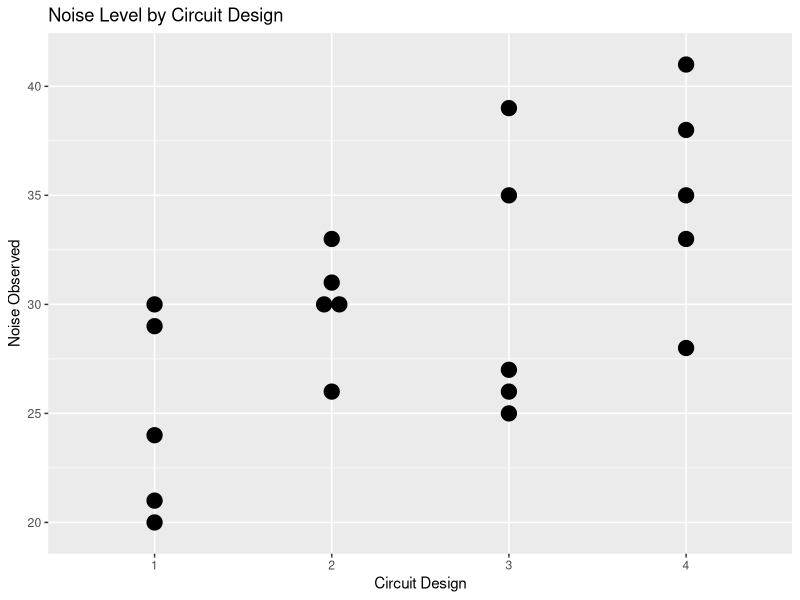
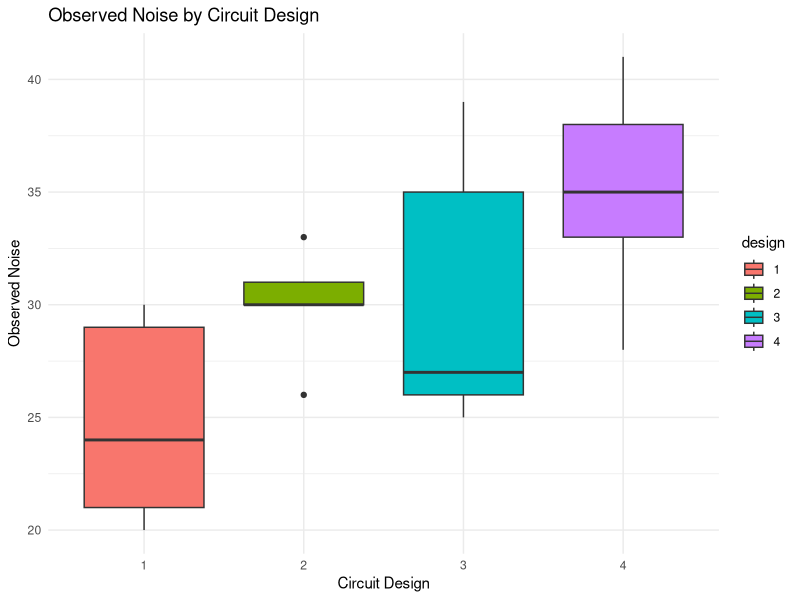
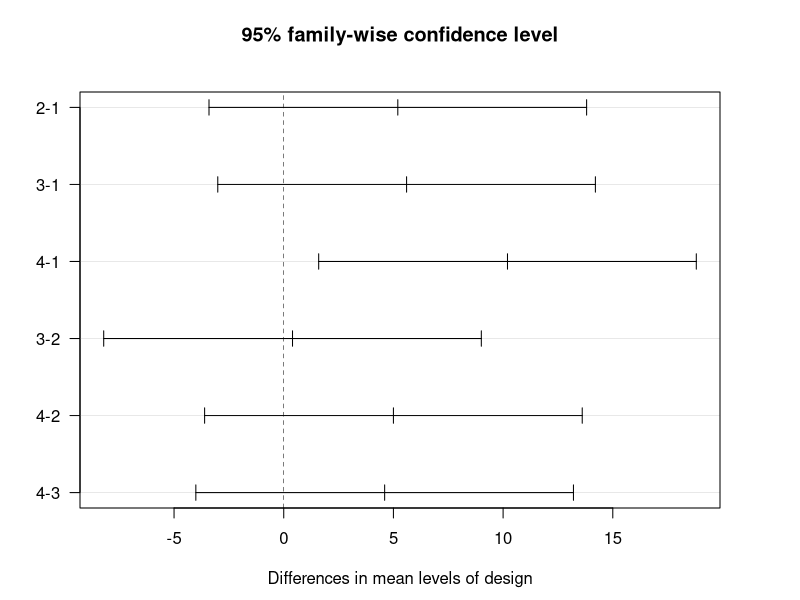
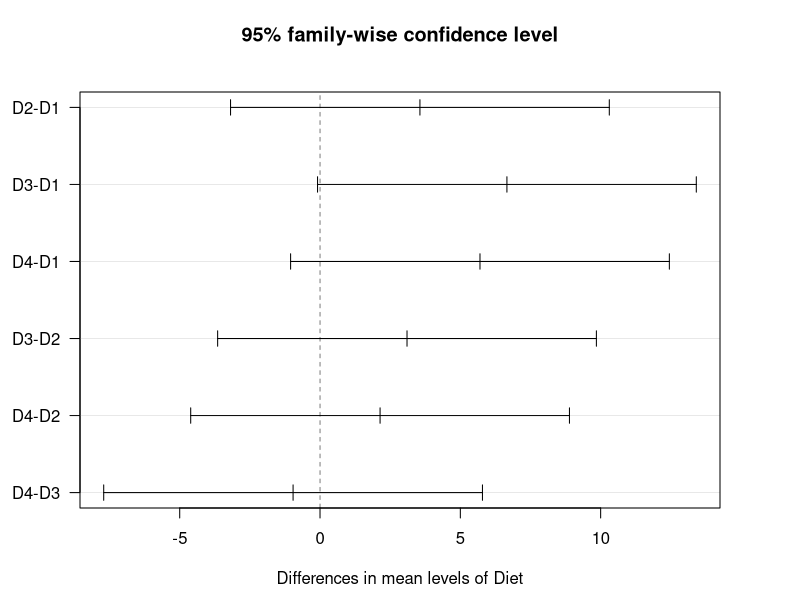

R code for these plots, in order:
## ---- chunk 1
library(tidyverse)
## ---- chunk 2
design <- factor(rep(c("1","2","3","4"), each = 5))
## ---- chunk 3
noise <- c(
21, 20, 29, 30, 24,
30, 31, 33, 26, 30,
27, 26, 25, 35, 39,
35, 41, 33, 28, 38
)
## ---- chunk 4
design_noise_df <- data.frame(design, noise)
## ---- chunk 5
design_noise_df |> str()
## ---- chunk 6
design_noise_df |>
  group_by(design) |>
  summarise(
    mean_noise = round(mean(noise), 1),
    median_noise = round(median(noise), 1),
    sd_noise = round(sd(noise), 1)
  ) |>
  arrange(desc(mean_noise))
## ---- chunk 7
design_noise_df |>
  ggplot(aes(x = design, y = noise)) +
  geom_dotplot(
    binaxis = "y",
    stackdir = "center"
  ) +
  labs(
    x = "Circuit Design",
    y = "Noise Observed",
    title = "Noise Level by Circuit Design"
  )
## ---- chunk 8
# Box Plot
design_noise_df |>
  ggplot(aes(x = design, y = noise, fill = design)) +
  geom_boxplot() +
  labs(
    title = "Observed Noise by Circuit Design",
    x = "Circuit Design",
    y = "Observed Noise"
  ) +
  theme_minimal()
## ---- chunk 9
anova_design_noise <- aov(noise ~ design,
                          data = design_noise_df)

## ---- chunk 10
summary(anova_design_noise)
## ---- chunk 11
design_noise_df |>
  group_by(design) |>
  summarise(
    mean_noise = round(mean(noise),1)
  ) |>
  arrange(desc(mean_noise))
## ---- chunk 12
TukeyHSD(anova_design_noise)
## ---- chunk 13
pairwise.t.test(
  design_noise_df$noise,
  design_noise_df$design,
  p.adjust.method = "bonferroni"
)
## ---- chunk 14
par(mar = c(4.6, 4 , 4.6, 4))
plot(TukeyHSD(anova_design_noise), las= 1)
## ---- chunk 15
pigs_weights_df <- read.csv("Pigs_Weights.csv", header = TRUE)
## ---- chunk 16
pigs_weights_df$Diet <- factor(pigs_weights_df$Diet)
## ---- chunk 17
pigs_weights_df |> str()
## ---- chunk 18
pigs_weights_df |>
  group_by(Diet) |>
  summarise(
    mean_weight = round(mean(Weight), 1)
  ) |>
  arrange(desc(mean_weight))
## ---- chunk 19
anova_pigs <- aov(Weight ~ Diet,
                  data = pigs_weights_df)
## ---- chunk 20
summary(anova_pigs)
## ---- chunk 21
TukeyHSD(anova_pigs)
## ---- chunk 22
pairwise.t.test(
  pigs_weights_df$Weight,
  pigs_weights_df$Diet,
  p.adjust.method = "bonferroni"
)
## ---- chunk 23
par(mar = c(4.6, 4, 4.6, 4))
plot(TukeyHSD(anova_pigs), las = 1)
